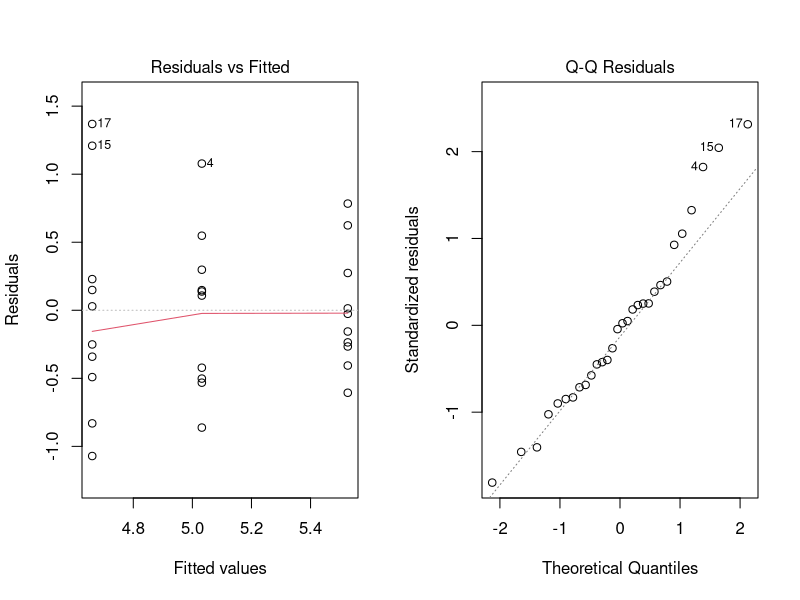
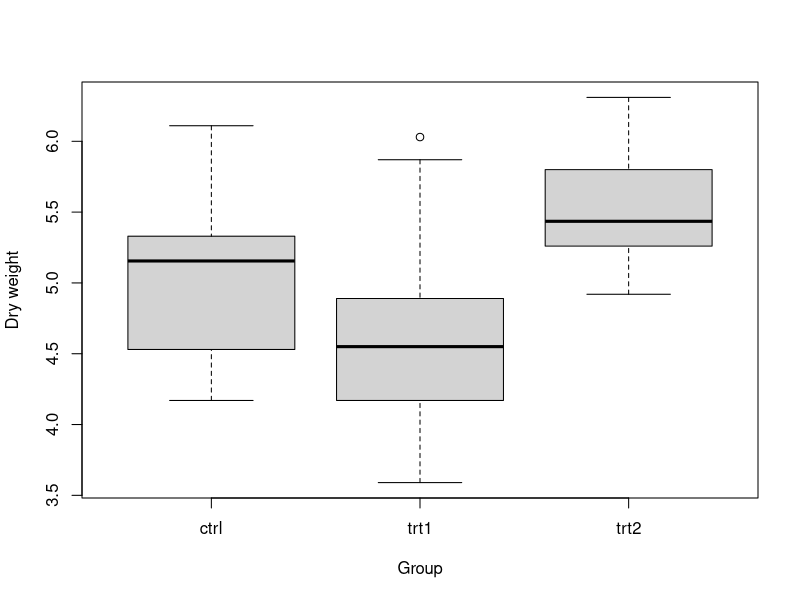
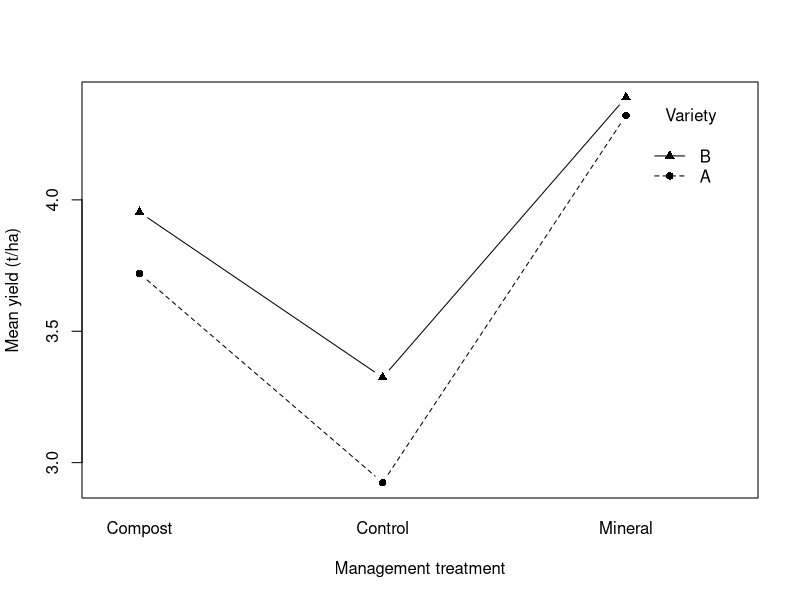

The R script that drew these images, in order:
## ---- chunk 1
toy <- data.frame(group = factor(rep(c("A", "B", "C"), each = 3)),
                  yield_t_ha = c(3, 4, 5, 4, 5, 6, 5, 6, 7))
summary(aov(yield_t_ha ~ group, data = toy))
pf(3, df1 = 2, df2 = 6, lower.tail = FALSE)
## ---- chunk 2
data("PlantGrowth", package = "datasets")
fit <- aov(weight ~ group, data = PlantGrowth)
summary(fit)
aggregate(weight ~ group, PlantGrowth, mean)
## ---- chunk 3
TukeyHSD(fit)
## ---- chunk 4
old <- par(mfrow = c(1, 2))
plot(fit, which = 1)
plot(fit, which = 2)
par(old)
boxplot(weight ~ group, PlantGrowth, xlab = "Group", ylab = "Dry weight")
## ---- chunk 5
oneway.test(weight ~ group, data = PlantGrowth, var.equal = FALSE)
## ---- chunk 6
rcbd <- read.csv("data/rcbd.csv")
rcbd$block <- factor(rcbd$block)
rcbd$treatment <- factor(rcbd$treatment)
with(rcbd, table(block, treatment))
blocked <- aov(yield_t_ha ~ block + treatment, data = rcbd)
summary(blocked)
TukeyHSD(blocked, "treatment")
## ---- chunk 7
anova_table <- anova(blocked)
residual_mse <- anova_table["Residuals", "Mean Sq"]
r <- length(unique(rcbd$block))
c(residual_mse = residual_mse,
  standard_error_difference = sqrt(2 * residual_mse / r))
## ---- chunk 8
crop <- read.csv("data/crop_trial.csv")
crop$block <- factor(crop$block)
crop$treatment <- factor(crop$treatment)
crop$variety <- factor(crop$variety)
with(crop, interaction.plot(treatment, variety, yield_t_ha,
                            xlab = "Management treatment", ylab = "Mean yield (t/ha)",
                            trace.label = "Variety", type = "b", pch = c(16, 17)))
factorial_fit <- aov(yield_t_ha ~ block + treatment * variety, data = crop)
summary(factorial_fit)
